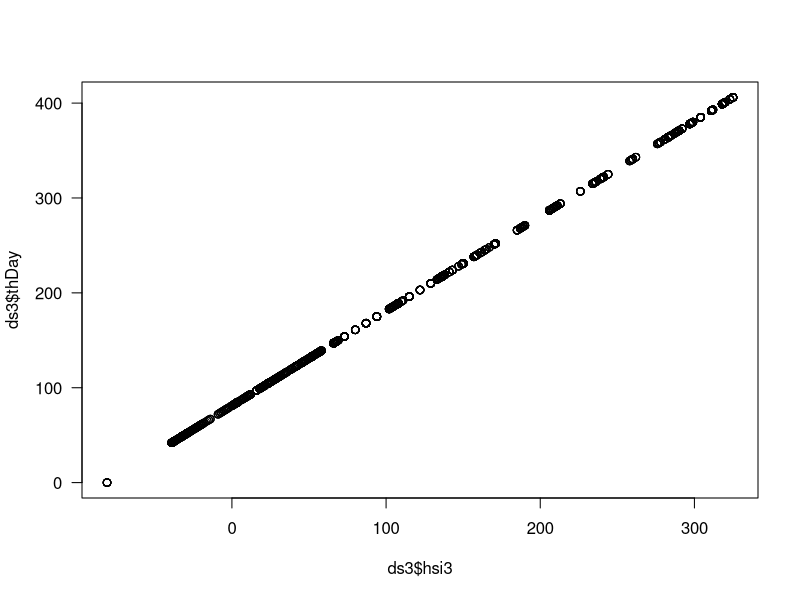
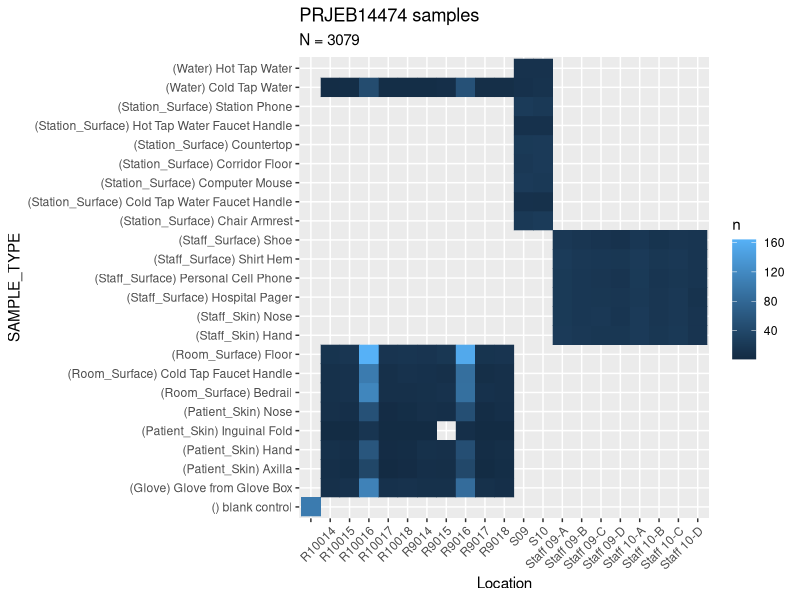
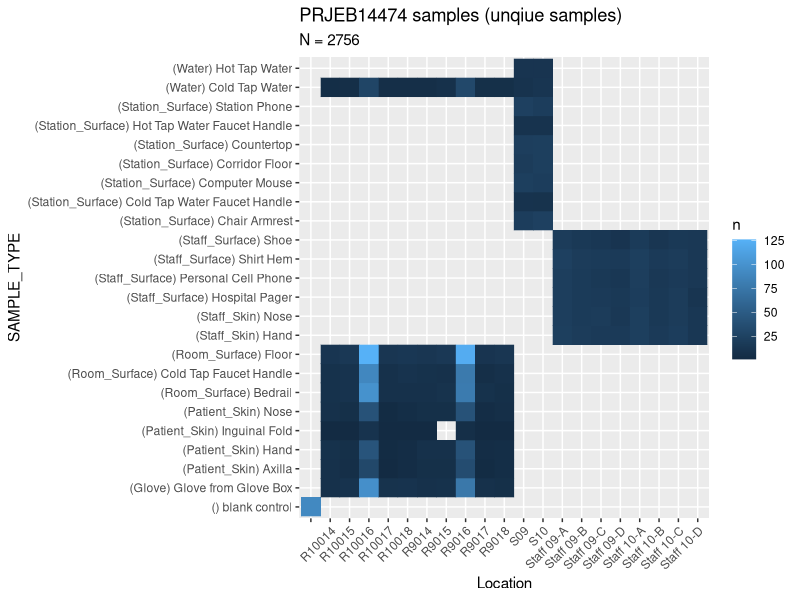
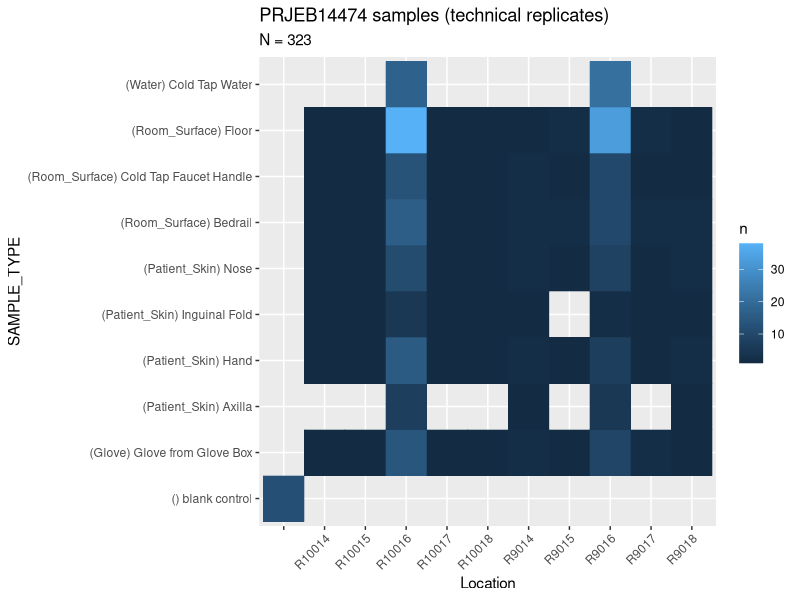
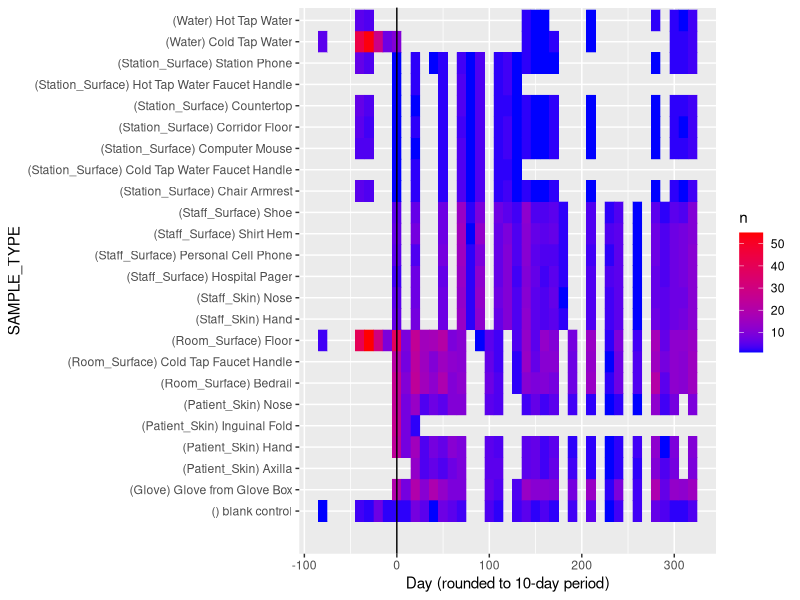
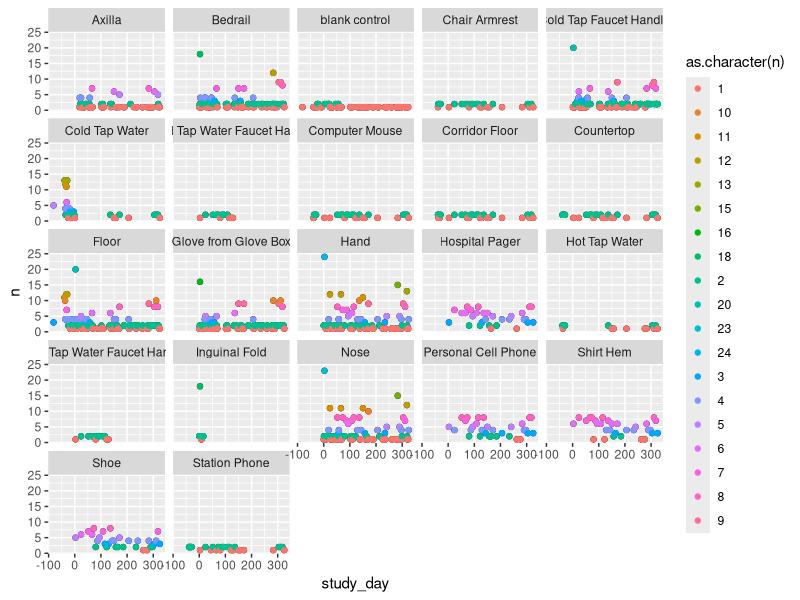
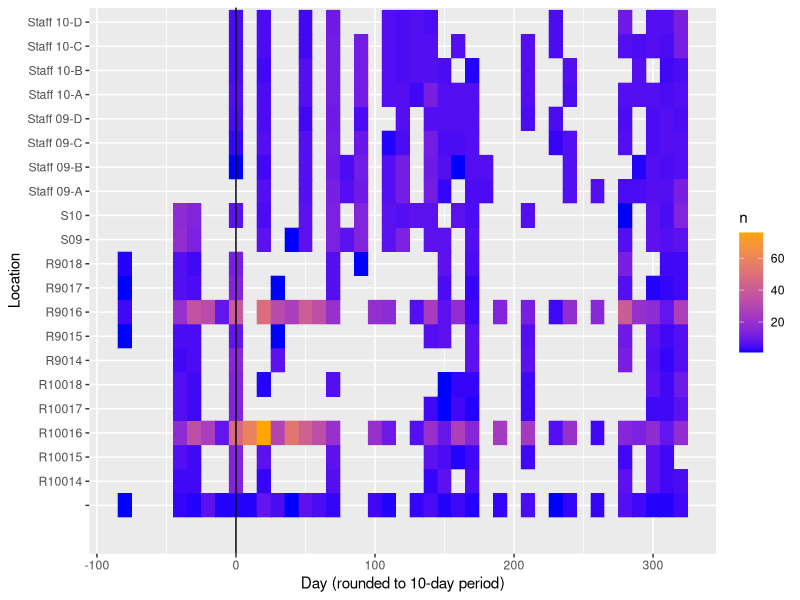
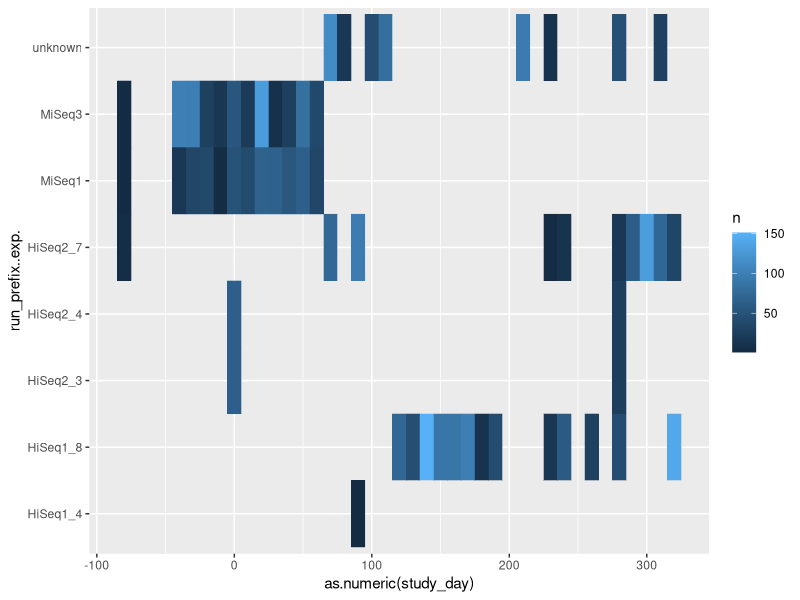

The R source for these figures, in order:
## ---- chunk 1
knitr::opts_chunk$set(echo = TRUE)
## ---- chunk 2
suppressPackageStartupMessages(library(dplyr))
library(tidyr)
library(dplyr)
library(ggplot2)
## ---- chunk 3
data = read.delim2("PRJEB14474_SraRunTable.txt")
row.names(data) = data$ID
## ---- chunk 4
outDir = "PRJEB14474_output"
suppressWarnings(dir.create(outDir))
## ---- chunk 5
ds = strsplit(data$Date, split="/")
ds2 = do.call(rbind, ds) %>% data.frame()
row.names(ds2) = data$ID
names(ds2) = c("month", "day", "year")
ds2$monthC = as.character(ds2$month)
need0 = as.numeric(ds2$month) < 10
ds2$monthC[need0] = paste0("0", ds2$month[need0])
ds2$datestring = paste0("20", ds2$year, "-", ds2$monthC, "-", ds2$day)
ds2$date = as.Date(ds2$datestring)
ds2$thDay = as.numeric( ds2$date - min(ds2$date) )
## ---- chunk 6
head(ds2)
## ---- chunk 7
head(data$host_subject_id)
## ---- chunk 8
data$hsi3 = sapply(strsplit(data$host_subject_id, split=".", fixed=T),
             "[", 3)
data$hsi3 = as.numeric(data$hsi3)
summary(data$hsi3)
## ---- chunk 9
ds3 = merge(ds2, data["hsi3"], by=0)
row.names(ds3) = ds3$Row.names
ds3 = ds3[,grep(x=names(ds3), "Row.names", value=T, invert = T)]
plot(ds3$hsi3 , ds3$thDay, las=1)
## ---- chunk 10
table(ds3$thDay - ds3$hsi3 == 81)
## ---- chunk 11
is0 = which(ds3$hsi3 == 0 )
ds3$date[is0]
## ---- chunk 12
ds3$study_day = ds3$hsi3
## ---- chunk 13
df = merge(data, ds3, by=0)
df2 = df[,c("ID", "Sample.Name", "Sample_name", "host_subject_id", "Date", "study_day", "SAMPLE_TYPE", "Location", "run_prefix..exp.", "env_material", "surcat")]
## ---- chunk 14
write.table(file = file.path(outDir, "PRJEB14474_SraRunTable_reduced.txt"), 
            df2, quote=F, row.names = F, sep="\t")
## ---- chunk 15
df7 = df2 %>% 
  mutate(SAMPLE_TYPE = paste0("(", surcat, ") ", SAMPLE_TYPE)) %>%
  count(SAMPLE_TYPE, Location)

hm = ggplot(df7, aes(x=Location, y=SAMPLE_TYPE, color=n, fill=n)) + 
  geom_tile() +
  theme(axis.text.x = element_text(angle = 45, vjust = 1, hjust=1)) +
  ggtitle("PRJEB14474 samples", subtitle = paste("N =", sum(df7$n)))
hm

ggsave(file.path(outDir, "Locatoin-sampletype_heat.png"), hm)
write.table(df7 %>% 
              mutate_all(function(x) replace(x, x=='', NA)) %>%
              pivot_wider(names_from = Location, values_from = "n" ),
            file = file.path(outDir, "Location-sampletype_table.txt"),
            quote=F, sep="\t", row.names = F)
## ---- chunk 16
df8 = df2 %>% 
  filter(!duplicated(Sample.Name)) %>%
  mutate(SAMPLE_TYPE = paste0("(", surcat, ") ", SAMPLE_TYPE)) %>%
  count(SAMPLE_TYPE, Location)

hm = ggplot(df8, aes(x=Location, y=SAMPLE_TYPE, color=n, fill=n)) + 
  geom_tile() +
  theme(axis.text.x = element_text(angle = 45, vjust = 1, hjust=1)) +
  ggtitle("PRJEB14474 samples (unqiue samples)", subtitle = paste("N =", sum(df8$n)))
hm
## ---- chunk 17
df8 = df2 %>% 
  filter(duplicated(Sample.Name)) %>%
  mutate(SAMPLE_TYPE = paste0("(", surcat, ") ", SAMPLE_TYPE)) %>%
  count(SAMPLE_TYPE, Location)

hm = ggplot(df8, aes(x=Location, y=SAMPLE_TYPE, color=n, fill=n)) + 
  geom_tile() +
  theme(axis.text.x = element_text(angle = 45, vjust = 1, hjust=1)) +
  ggtitle("PRJEB14474 samples (technical replicates)", subtitle = paste("N =", sum(df8$n)))
hm
## ---- chunk 18
df3 = df2 %>% count(study_day, SAMPLE_TYPE)
# ggplot(df3) +
#   geom_tile(aes(x=study_day, y=SAMPLE_TYPE, color=n, fill=n)) +
#   scale_color_gradient(low="blue", high="red") +
#   scale_fill_gradient(low="blue", high="red")
## ---- chunk 19
df4 = df2 %>% 
  mutate(SAMPLE_TYPE = paste0("(", surcat, ") ", SAMPLE_TYPE)) %>%
  mutate(ishDay=round(study_day, -1)) %>% 
  count(ishDay, SAMPLE_TYPE)

byday = ggplot(df4) +
  geom_tile(aes(x=ishDay, y=SAMPLE_TYPE, color=n, fill=n)) +
  scale_color_gradient(low="blue", high="red") +
  scale_fill_gradient(low="blue", high="red") +
  xlab("Day (rounded to 10-day period)") +
  geom_vline(x = 0,
             xintercept = 0,
             linetype = "solid") +
  annotate(geom = "text",
             label = " opening",
             x = 0, y=-1, 
             vjust = 1, hjust=0)
# +
  # coord_cartesian(ylim = c(0, 23), clip = "off")
byday

ggsave(file.path(outDir, "time-sampletype_heat.png"), byday)
## ---- chunk 20
p2 = ggplot(df3, aes(x=study_day, y=n)) +
  geom_point() +
  facet_wrap(facets="SAMPLE_TYPE") +
  geom_point(aes(color=as.character(n))) + scale_color_hue()
p2
## ---- chunk 21
df9 = df2 %>% 
  mutate(ishDay=round(study_day, -1)) %>% 
  count(ishDay, Location)

byday = ggplot(df9) +
  geom_tile(aes(x=ishDay, y=Location, color=n, fill=n)) +
  scale_color_gradient(low="blue", high="orange") +
  scale_fill_gradient(low="blue", high="orange") +
  xlab("Day (rounded to 10-day period)") +
  geom_vline(x = 0,
             xintercept = 0,
             linetype = "solid") +
  annotate(geom = "text",
             label = " opening",
             x = 0, y=-1, 
             vjust = 1, hjust=0)
byday

ggsave(file.path(outDir, "time-location_heat.png"), byday)
## ---- chunk 22
ns = which(data$surface != data$SAMPLE_TYPE)
cotype = paste(data$surface[ns], data$SAMPLE_TYPE[ns])
table(cotype)
## ---- chunk 23
table(data$SAMPLE_TYPE)
## ---- chunk 24
table(data$Location == data$loccat)
## ---- chunk 25
table(data$Location)
## ---- chunk 26
data %>% 
  count(target_gene..exp., run_prefix..exp.) %>%
  mutate_at(c("target_gene..exp.", "run_prefix..exp."), function(x) replace(x, x=='', "unknown")) %>%
  pivot_wider(names_from = run_prefix..exp., values_from= n)
## ---- chunk 27
dats = split(data, f=data$run_date..exp.)
# lapply(dats, function(df) unique(df$SAMPLE_TYPE))
# lapply(dats, function(df) unique(df$Location))
lapply(dats, function(df) unique(df$run_prefix..exp.))
# lapply(dats, function(df) unique(df$Date) %>% sort())
## ---- chunk 28
data %>% 
  count(Location, run_prefix..exp.) %>%
  mutate_at(c("Location", "run_prefix..exp."), function(x) replace(x, x=='', "unknown")) %>%
  pivot_wider(names_from = run_prefix..exp., values_from= n)
## ---- chunk 29
data %>% 
  count(SAMPLE_TYPE, run_prefix..exp.) %>%
  mutate_at(c("SAMPLE_TYPE", "run_prefix..exp."), function(x) replace(x, x=='', "unknown")) %>%
  pivot_wider(names_from = run_prefix..exp., values_from= n)
## ---- chunk 30
data %>% 
  count(AvgSpotLen, run_prefix..exp.) %>%
  mutate_at(c("AvgSpotLen", "run_prefix..exp."), function(x) replace(x, x=='', "unknown")) %>%
  pivot_wider(names_from = run_prefix..exp., values_from= n)
## ---- chunk 31
table(data$Date == gsub(" 12:00", "", data$COLLECTION_TIMESTAMP))
## ---- chunk 32
df5 = df2 %>% 
  mutate_at(c("study_day"), function(x) round(x, -1)) %>%
  count(study_day, run_prefix..exp.) %>%
  mutate_at(c("study_day", "run_prefix..exp."), function(x) replace(x, x=='', "unknown")) 

ggplot(df5, aes(x=as.numeric(study_day), y=run_prefix..exp., color=n, fill=n)) + 
  geom_tile()
## ---- chunk 33
# df5 %>% pivot_wider(names_from = run_prefix..exp., values_from= n)
## ---- chunk 34
table(data$env_biome)
## ---- chunk 35
feats = split(data, f=data$env_feature)
lapply(feats, function(df) unique(df$SAMPLE_TYPE))
## ---- chunk 36
mats = split(data, f=data$env_material)
lapply(mats, function(df) unique(df$SAMPLE_TYPE))
## ---- chunk 37
surcats = split(data, f=data$surcat)
lapply(surcats, function(df) unique(df$SAMPLE_TYPE))
## ---- chunk 38
lapply(surcats[c("Patient_Skin", "Staff_Skin")], function(df) unique(df$Location))
## ---- chunk 39
for (col in names(data)){
  vals = unique(data[,col])
  if (length(vals)==1){
    message("all rows: ", col, " = ", vals)
  } 
  else if (length(vals) > 6 ) {
    message(col, " (n=", length(vals), ")")
    print(vals[1:6])
  }else {
    message(col, " (n=", length(vals), ")")
    print(vals)
  }
}
## ---- chunk 40
sessionInfo()
